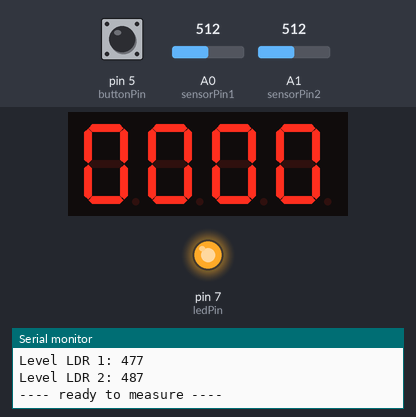
Bench run of a sketch on a simulated Arduino Uno, built with avr-gcc and run on an emulated ATmega328P. Parts: 4-digit seven-segment display, output pins drawn as LEDs (lit = HIGH), the last lines printed to the serial monitor. Inputs (shaded band) come from the test bench; at power-on: A0 (sensorPin1) = 512, A1 (sensorPin2) = 512, pin 5 (buttonPin) HIGH.

Above: at 3.7 s.
3.8 s: A0 (sensorPin1) set to 306
At 3.98 s:
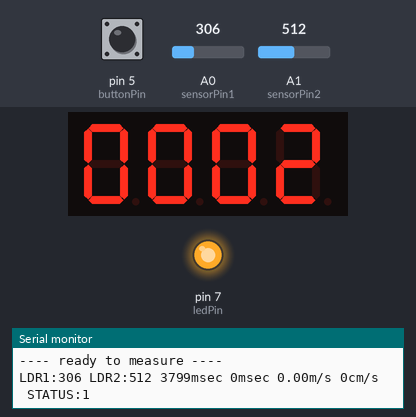
5.3 s: A1 (sensorPin2) set to 479
At 6.3 s:
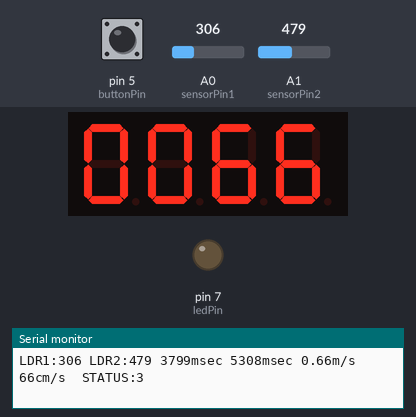
6.8 s: pin 5 (buttonPin) pulled LOW for 3.2 s
At 7.9 s:
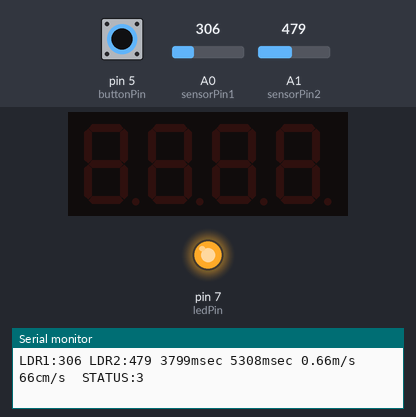
11.5 s: A0 (sensorPin1) set to 122
At 12.35 s:
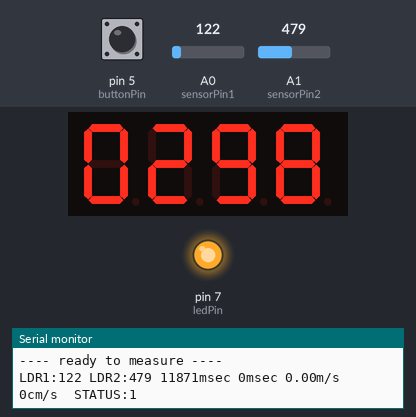
13.6 s: A1 (sensorPin2) set to 463
15.1 s: A1 (sensorPin2) set to 446
At 16.2 s:
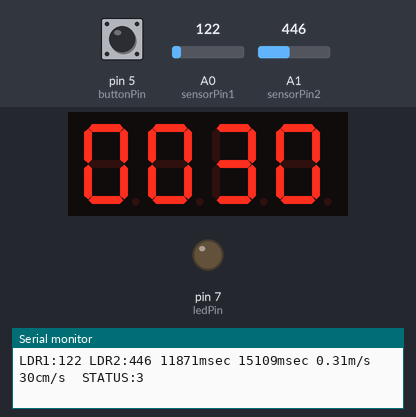
Timing chart, 0 to 17.6 s (numbered marks = the images above; inputs shaded):
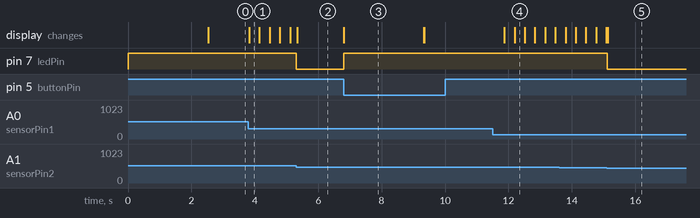

The sketch:

marbles.ino
```cpp
/*

    marble speed game

*/


/*  display  */
#include "TM1637.h"
#define CLK 2
#define DIO 3
TM1637 tm1637(CLK, DIO);

/*  pins variables */
int sensorPin1=A0;
int sensorPin2=A1;
int buttonPin = 5;
int ledPin = 7;

/*  timer variables  */
unsigned long t0 = 0;
unsigned long t1 = 0;

int thresholdLight1;
int thresholdLight2;
int status = 0; // 0 begib,   1 start measuring,     2 stop timer and calculate,   3 show measure
int buttonState;

/* read the avarage value of a LDR lightened sensor */
int readAvarageLDR(int pinSensor){
  unsigned long t = millis() + 1000;
  unsigned long c = 0;
  unsigned long avarage = 0;
  while(millis() < t) {
    avarage+=analogRead(pinSensor);
    c++;
  }
  avarage = avarage/c;
  return avarage;
}

/* set the thresholds value of the LDR to detect the ball passing */
void setThresholds() {
    digitalWrite(ledPin,HIGH);
    delay(500);
    thresholdLight1 = readAvarageLDR(sensorPin1) - 35;
    thresholdLight2 = readAvarageLDR(sensorPin2) - 25;
    Serial.println("");
    Serial.println("");
    Serial.print("Level LDR 1: ");
    Serial.println(thresholdLight1);
    Serial.print("Level LDR 2: ");
    Serial.println(thresholdLight2);
    Serial.println("---- ready to measure ----");
    printNumber(0);
}
void setup() {
  tm1637.init();
  tm1637.set(BRIGHT_TYPICAL);

  pinMode(sensorPin1,INPUT);
  pinMode(sensorPin2,INPUT);
  pinMode(buttonPin,INPUT);
  pinMode(ledPin, OUTPUT);

  Serial.begin(230400);

  digitalWrite(ledPin,LOW);
  status= 0;
  setThresholds();
}

/* print the number in the 4 digits 7 segmnents display */
void printNumber(int number) {
  int8_t digitArr[4];
  for (int i = 3; i >= 0; --i) {
    digitArr[i] = number % 10;
    number /= 10;
  }
  for (int i = 0; i < 4; ++i) {
    tm1637.display(i, digitArr[i]);
  }
}

/* print values */
void pr(int v1, int v2, unsigned long t0, unsigned long t1, unsigned long r, float v, int status) {
  int vel = v*100;
  Serial.println("LDR1:" + (String)v1 + " LDR2:" + (String)v2 + " " + (String)t0+ "msec " + (String)t1 + "msec " + (String)v + "m/s " + (String)vel + "cm/s " + " STATUS:"+(String)status);
}


/* thwe game! */
void loop() {
  int v1 = analogRead(sensorPin1);
  int v2 = analogRead(sensorPin2);

  if(status==0 && v1 < thresholdLight1) {
    // timer starts!
    status = 1;
    t0 = millis();
    pr(v1,v2,t0,0,0,0,status);

  }

  if(status==1 && v2 < thresholdLight2) {
    // stopping timer
    status = 2;
    t1 = millis();
    pr(v1,v2,t0,t1,0,0,status);
  }

  if(status == 1) {
    // show the time while the marble is running in the tube */
    unsigned long t = (millis() - t0);
    printNumber(t);
  }

  if(status == 2) {
    // calculate speed and show the result
   int r = t1 - t0;
   status = 3;
   digitalWrite(ledPin,LOW);
   float v = ( 1000.0/ r ) ;   // m / sec   x 100
   pr(v1,v2,t0,t1,r,v,status);
   v = v*100;
   printNumber((int) v);
  }

  buttonState = digitalRead(buttonPin); // Read the state of the button
  if (buttonState == LOW) {
    // button press => start again!
    tm1637.clearDisplay();
    status= 0;
    setThresholds();
   }

}
```

Measured:
- the behaviour switches between 487 and 486 on A1 (sensorPin2) (found by bisection; images 1 and 2)
- the behaviour switches between 454 and 453 on A1 (sensorPin2) (found by bisection; images 4 and 5)
- after the input at 3.8 s, the display: changes at once (image 1)
- after the input at 5.3 s, pin 7 (ledPin): HIGH → LOW at once
- after the input at 6.8 s, pin 7 (ledPin): LOW → HIGH at once; the display: changes at once (image 3)
- after the input at 11.5 s, the display: first differs from a run without the input after 0.69 s (image 4)
- after the input at 15.1 s, pin 7 (ledPin): HIGH → LOW at once
